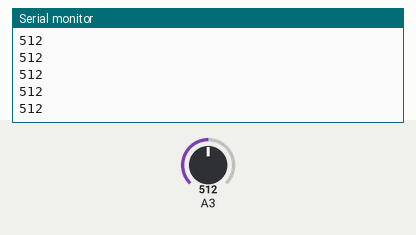
Bench run of a sketch on a simulated Arduino Uno, built with avr-gcc and run on an emulated ATmega328P. Parts: the last lines printed to the serial monitor. The inputs (shaded band) are chosen by the test bench; at power-on: A3 = 512.

Above: at 1.2 s.
1.3 s: A3 set to 716
At 2.3 s:
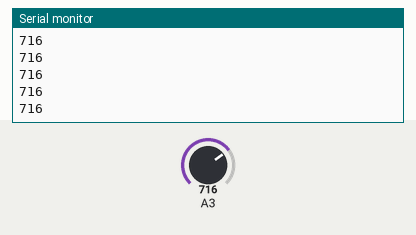
2.8 s: A3 set to 900
At 3.7 s:
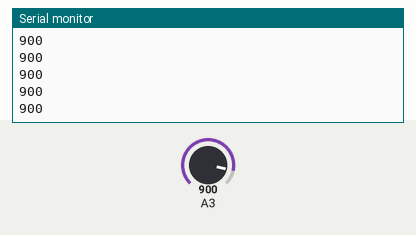
Timing chart, 0 to 5.8 s (numbered marks = the images above; inputs shaded):
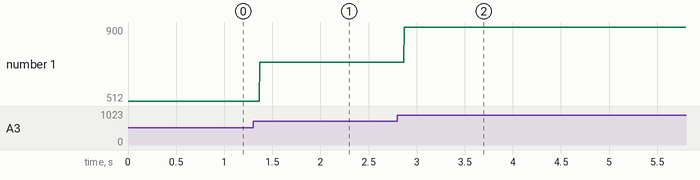

The sketch:

ADconverter.ino
```cpp
int val = 0;

void setup() {
  // put your setup code here, to run once:
  Serial.begin(9600);
}

void loop() {
  // put your main code here, to run repeatedly:
  pinMode(A3, INPUT);
  val = analogRead(A3);
  Serial.println(val);
}
```

Measured:
- after the input at 1.3 s, the serial monitor: prints a new line after 0.07 s (image 1)
- after the input at 2.8 s, the serial monitor: prints a new line after 0.07 s (image 2)
- plotted number 1: 512 → 716 after the input at 1.3 s, 716 → 900 after the input at 2.8 s
